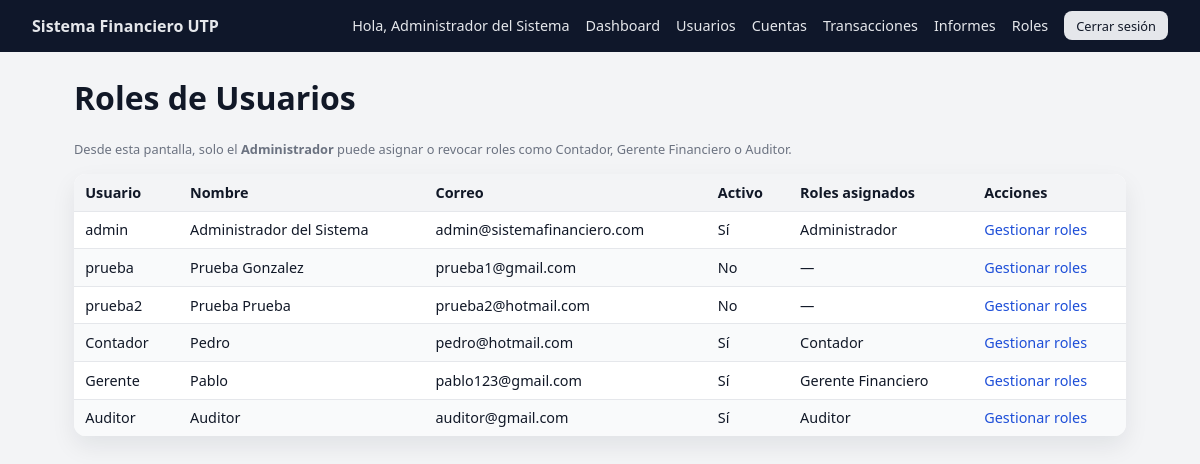
/public/roles.php (signed in), run on the app's committed database.
### tables this page shows
CREATE TABLE `users` (
  `id` int NOT NULL,
  `username` varchar(50) NOT NULL,
  `password_hash` varchar(255) NOT NULL,
  `full_name` varchar(100) NOT NULL,
  `email` varchar(100) NOT NULL,
  `is_active` tinyint(1) DEFAULT '1',
  `created_at` timestamp NULL DEFAULT CURRENT_TIMESTAMP,
  `created_by` int DEFAULT NULL,
  `updated_at` timestamp NULL DEFAULT CURRENT_TIMESTAMP ON UPDATE CURRENT_TIMESTAMP,
  `last_login` timestamp NULL DEFAULT NULL
);

### src/Controllers/RoleController.php (called while the page is built, shortened)
<?php
class RoleController
{
    private UserRepository $userRepo;
    private RoleRepository $roleRepo;
    public function __construct()
    {
        $this->userRepo   = new UserRepository();
        $this->roleRepo   = new RoleRepository();
    }
    public function listUsers(): void
    {
        $users = $this->userRepo->findAll();
        $rolesByUser = [];
        foreach ($users as $u) {
            $rolesByUser[$u['id']] = $this->roleRepo->getUserRolesByUser($u['id']);
        }
        include BASE_PATH . '/views/roles/users.php';
    }
}

### src/Database/Connection.php (called while the page is built, shortened)
<?php
class Connection
{
    private static ?PDO $instance = null;
    public static function getInstance(): PDO
    {
        if (self::$instance === null) {
            $dsn = 'mysql:host=' . DB_HOST . ';port=' . DB_PORT . ';dbname=' . DB_NAME . ';charset=utf8mb4';
            try {
                self::$instance = new PDO($dsn, DB_USER, DB_PASS, [
                    PDO::ATTR_ERRMODE            => PDO::ERRMODE_EXCEPTION,
                    PDO::ATTR_DEFAULT_FETCH_MODE => PDO::FETCH_ASSOC,
                    PDO::ATTR_EMULATE_PREPARES   => false,
                ]);
            } catch (PDOException $e) {
                die('Error de conexión a la base de datos.');
            }
        }
        return self::$instance;
    }
}

### src/Repositories/UserRepository.php (called while the page is built, shortened)
<?php
class UserRepository
{
    private PDO $db;
    public function __construct()
    {
        $this->db = Connection::getInstance();
    }
    public function findAll(): array
    {
        $sql = "SELECT id, username, full_name, email, is_active, created_at
                FROM users
                ORDER BY id ASC";
        return $this->db->query($sql)->fetchAll();
    }
}

### src/Repositories/RoleRepository.php (called while the page is built, shortened)
<?php
class RoleRepository
{
    private PDO $db;
    public function __construct()
    {
        $this->db = Connection::getInstance();
    }
    public function getUserRolesByUser(int $userId): array
    {
        $sql = "SELECT r.id, r.name, r.description
                FROM user_roles ur
                INNER JOIN roles r ON r.id = ur.role_id
                WHERE ur.user_id = :user_id
                ORDER BY r.id ASC";
        $stmt = $this->db->prepare($sql);
        $stmt->execute(['user_id' => $userId]);
        return $stmt->fetchAll();
    }
}

### views/roles/users.php (the view, shortened to what this page needs)
<?php
include BASE_PATH . '/views/layouts/header.php';
?>
<h1>Roles de Usuarios</h1>
<p class="small-note">
    Desde esta pantalla, solo el <strong>Administrador</strong> puede asignar o revocar roles
    como Contador, Gerente Financiero o Auditor.
</p>
<table class="table">
    <thead>
        <tr>
            <th>Usuario</th>
            <th>Nombre</th>
            <th>Correo</th>
            <th>Activo</th>
            <th>Roles asignados</th>
            <th>Acciones</th>
        </tr>
    </thead>
    <tbody>
    <?php if (empty($users)): ?>
        <tr><td colspan="6">No hay usuarios registrados.</td></tr>
    <?php else: ?>
        <?php foreach ($users as $u): ?>
            <?php
                $roles = $rolesByUser[$u['id']] ?? [];
                $roleNames = $roles ? implode(', ', array_column($roles, 'name')) : '—';
            ?>
            <tr>
                <td><?= htmlspecialchars($u['username']) ?></td>
                <td><?= htmlspecialchars($u['full_name']) ?></td>
                <td><?= htmlspecialchars($u['email']) ?></td>
                <td><?= $u['is_active'] ? 'Sí' : 'No' ?></td>
                <td><?= htmlspecialchars($roleNames) ?></td>
                <td>
                    <a href="<?= BASE_URL ?>/roles.php?action=edit&id=<?= (int)$u['id'] ?>">Gestionar roles</a>
                </td>
            </tr>
        <?php endforeach; ?>
    <?php endif; ?>
    </tbody>
</table>
<?php include BASE_PATH . '/views/layouts/footer.php'; ?>

### public/assets/css/style.css (style rules this page uses)
:root { --color-bg: #f3f4f6; --color-bg-dark: #0f172a; --color-bg-card: #ffffff; --color-primary: #2563eb; --color-primary-soft: #dbeafe; --color-primary-dark: #1d4ed8; --color-danger: #dc2626; --color-text-main: #111827; --color-text-muted: #6b7280; --radius-lg: 12px; --radius-md: 8px; --shadow-soft: 0 10px 25px rgba(15, 23, 42, 0.08); --font-main: system-ui, -apple-system, BlinkMacSystemFont, "Segoe UI", sans-serif; }
*, *::before, *::after { box-sizing: border-box; }
body { margin: 0; font-family: var(--font-main); background: var(--color-bg); color: var(--color-text-main); }
a { color: var(--color-primary-dark); text-decoration: none; }
.dashboard-body { background: var(--color-bg); }
.table { width: 100%; border-collapse: collapse; margin-top: 1rem; background: var(--color-bg-card); border-radius: var(--radius-lg); overflow: hidden; box-shadow: var(--shadow-soft); font-size: 0.9rem; }
.table thead { background: #f3f4f6; }
.table th, .table td { padding: 0.55rem 0.7rem; border-bottom: 1px solid #e5e7eb; text-align: left; }
.table tbody tr:last-child td { border-bottom: none; }
.table tbody tr:nth-child(even) { background: #f9fafb; }
.small-note { font-size: 0.8rem; color: var(--color-text-muted); margin-top: 0.75rem; }

### data on the page
users: username "admin", full_name "Administrador del Sistema", email "admin@sistemafinanciero.com", is_active "Sí", id "Administrador"
users: username "prueba", full_name "Prueba Gonzalez", email "prueba1@gmail.com", is_active "No", id "—"
users: username "prueba2", full_name "Prueba Prueba", email "prueba2@hotmail.com", is_active "No", id "—"
users: username "Contador", full_name "Pedro", email "pedro@hotmail.com", is_active "Sí", id "Contador"
users: username "Gerente", full_name "Pablo", email "pablo123@gmail.com", is_active "Sí", id "Gerente Financiero"
users: username "Auditor", full_name "Auditor", email "auditor@gmail.com", is_active "Sí", id "Auditor"

### other printed values
APP_NAME "Sistema Financiero UTP"
$full_name "Administrador del Sistema"
